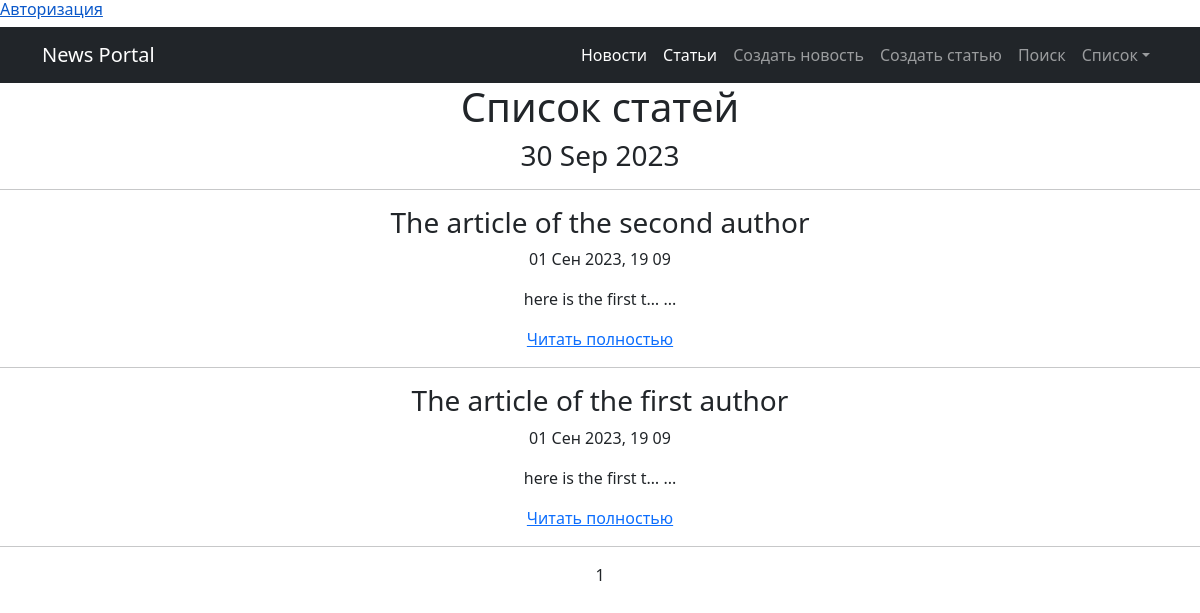
Page /article/ on the earlier database version.
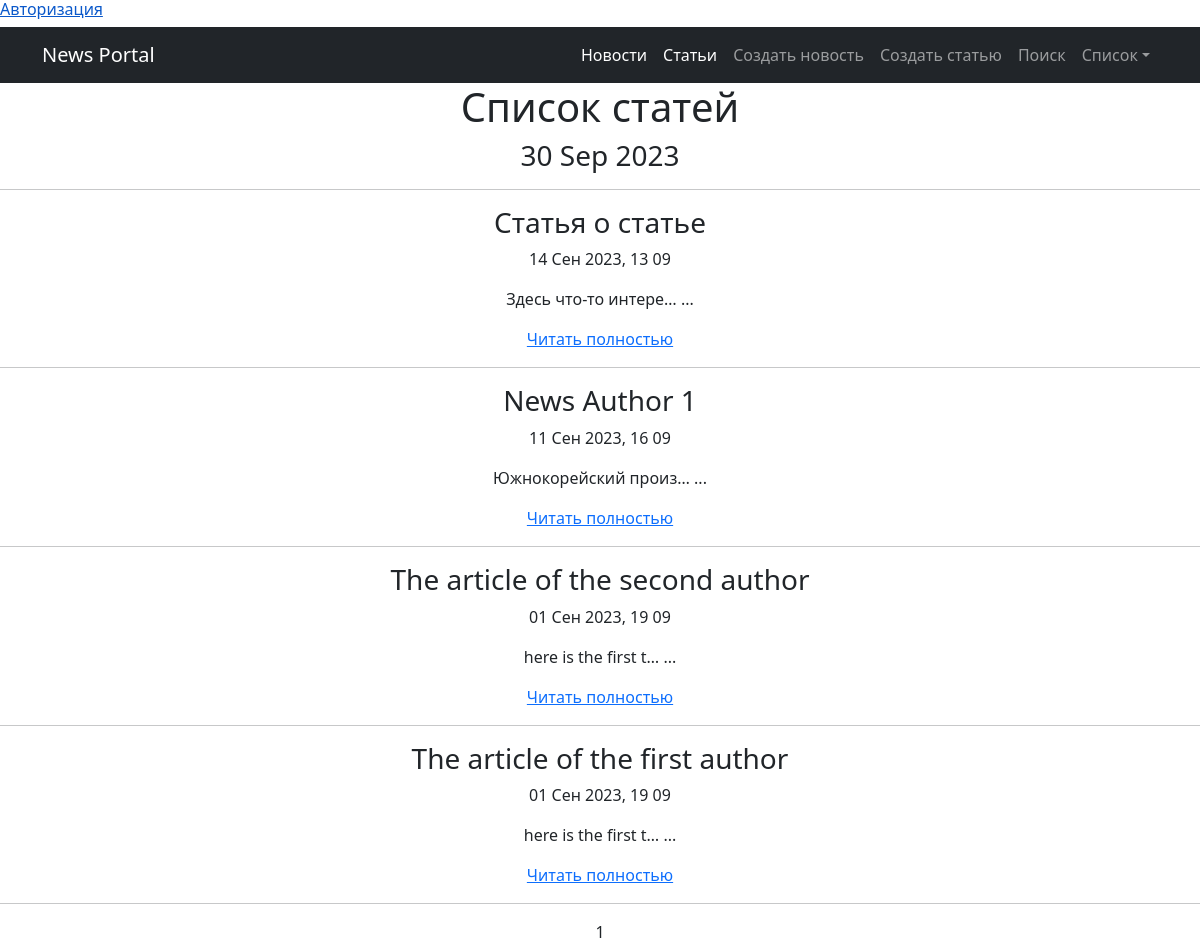
Same page on the later database version.
### news/models.py (models this page shows, shortened)
class Post(models.Model):
    author = models.ForeignKey(Author, on_delete=models.CASCADE)
    news = 'NW'
    article = 'AR'
    CATEGORY_CHOICES = (
        (news, 'Новость'),
        (article, 'Статья'),
    )
    choiceType = models.CharField(max_length=2,
                                  choices=CATEGORY_CHOICES,
                                  default=article)
    timeCreate = models.DateTimeField(auto_now_add=True)
    categoryPost = models.ManyToManyField(Category, through='PostCategory')
    title = models.CharField(max_length=100, unique=True)
    content = models.TextField()
    rating = models.IntegerField(default=0)

### news/views.py (the view)
# urls.py: path('article/', ArticleList.as_view(), name='article'),  # URL-шаблон для списка статей
class ArticleList(ListView):
    model = Post
    template_name = 'flatpages/article.html'
    context_object_name = 'article'
    paginate_by = 10
    def get_queryset(self):
        article = Post.objects.filter(choiceType='AR').order_by('-timeCreate')
        return article

### news/templatetags/cenzura.py (called while the page is built)
@register.filter()
def censor(value):  # Естественно если делать реальный проект слов будет в разы больше.
    words_to_censor = ['6лядь', '6лять', 'cock', 'cunt',  'fuck', 'xyй',
                       'гавнюк', 'долбоёб', 'лошок', 'пидарас', 'шлюха']
    if not isinstance(value, str):  # Проверка, чтобы фильтр цензурирования применялся только к переменным строкового
        raise ValueError("Значение должно быть строкой")
    for word in words_to_censor:
        value = value.replace(word, '*' * len(word))
    return mark_safe(value)

### news/templatetags/custom_tags.py (called while the page is built)
@register.simple_tag()
def current_time(format_string='%d %b %Y'):
    return datetime.utcnow().strftime(format_string)

### templates/flatpages/article.html
{% extends 'flatpages/default.html' %}
{% load cenzura %}
{% load custom_tags %}
{% block content %}
    <h1 style="text-align: center;">Список статей</h1>
	<h3 style="text-align: center;">{% current_time '%d %b %Y' %}</h3>
<hr/>
{% if article %}
        {% for post in article %}
            <h3 style="text-align: center;">{{ post.title|censor }}</h3>
            <p style="text-align: center;">{{ post.timeCreate|date:'d M Y, H m' }}</p>
            <p style="text-align: center;">{{ post.content|truncatechars:20|censor }} {{"..."}}</p>
            <p style="text-align: center;"><a href="{% url 'news:article_detail' post.id %}">Читать полностью</a></p>
            <hr/>
        {% endfor %}
{% else %}
    <h2>Статей нет!</h2>
{% endif %}
{% endblock content %}

Differences in the rows shown:
added Post: title|censor "Статья о статье", timeCreate "14 Сен 2023, 13 09", content|censor "Здесь что-то интере…", value "..."
added Post: title|censor "News Author 1", timeCreate "11 Сен 2023, 16 09", content|censor "Южнокорейский произ…", value "..."
